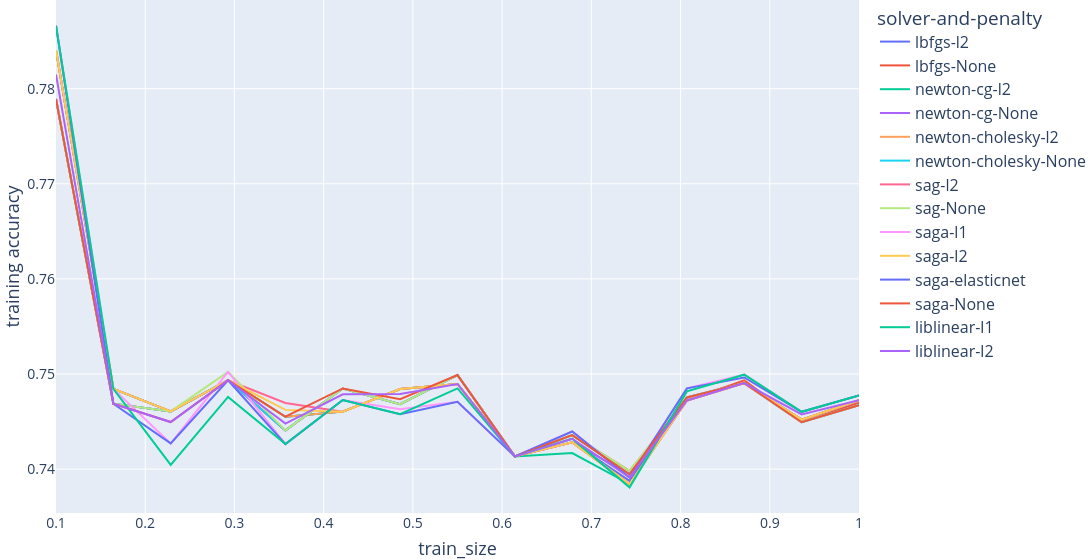
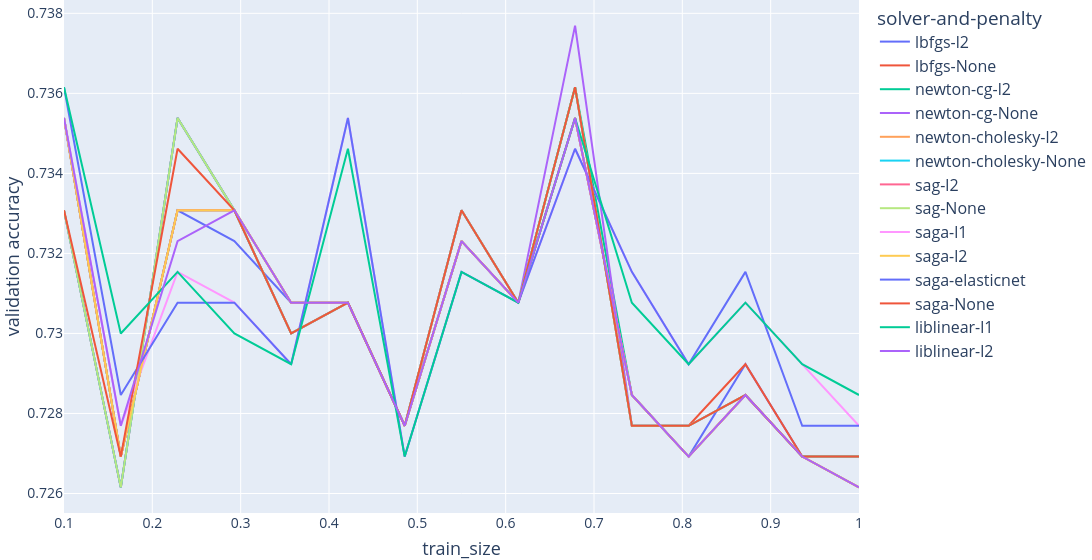

The notebook cell these images were saved under, in order:
### Code cell
models = [
    LogisticRegression(solver='lbfgs', penalty='l2', max_iter = 100, random_state = seed),
    LogisticRegression(solver='lbfgs', penalty=None, max_iter = 100, random_state = seed),

    LogisticRegression(solver='newton-cg', penalty='l2', max_iter = 100, random_state = seed),
    LogisticRegression(solver='newton-cg', penalty=None, max_iter = 100, random_state = seed),

    LogisticRegression(solver='newton-cholesky', penalty='l2', max_iter = 100, random_state = seed),
    LogisticRegression(solver='newton-cholesky', penalty=None, max_iter = 100, random_state = seed),

    LogisticRegression(solver='sag', penalty='l2', max_iter = 100, random_state = seed),
    LogisticRegression(solver='sag', penalty=None, max_iter = 100, random_state = seed),

    LogisticRegression(solver='saga', penalty='l1', max_iter = 100, random_state = seed),
    LogisticRegression(solver='saga', penalty='l2', max_iter = 100, random_state = seed),
    LogisticRegression(solver='saga', penalty='elasticnet', l1_ratio=0.95, max_iter = 100, random_state = seed),
    LogisticRegression(solver='saga', penalty=None, max_iter = 100, random_state = seed),

    LogisticRegression(solver='liblinear', penalty='l1', max_iter = 100, random_state = seed),
    LogisticRegression(solver='liblinear', penalty='l2', max_iter = 100, random_state = seed),
    ]

train_sizes = np.linspace(0.1, 1.0, 15)

with warnings.catch_warnings():
    warnings.simplefilter("ignore", category=ConvergenceWarning)
    warnings.simplefilter("ignore", category=UserWarning)
    warnings.simplefilter("ignore", category=FutureWarning)

    data_size = len(wine_X_tr)
    train_accuracies = []
    val_accuracies = []
    param_value_str = []
    for model in models:
        train_acc_curve = []
        val_acc_curve = []
        np.random.seed(seed)
        for train_size in train_sizes:
            indices = np.random.choice(
                data_size, int(train_size * data_size), replace=False
            )
            wine_X_tr_batch = wine_X_tr[indices]
            wine_y_tr_batch = wine_y_tr.iloc[indices]
            model.fit(wine_X_tr_batch, wine_y_tr_batch)
            train_acc_curve.append(
                (train_size, model.score(wine_X_tr_batch, wine_y_tr_batch))
            )
            val_acc_curve.append((train_size, model.score(wine_X_val, wine_y_val)))
        param_value_str.append(str(model.__getattribute__("solver")) + "-" + str(model.__getattribute__("penalty")))
        train_accuracies.append(train_acc_curve)
        val_accuracies.append(val_acc_curve)

    plot_curves(
        train_accuracies,
        param_value_str,
        "train_size",
        "training accuracy",
        "solver-and-penalty",
        f"train_{"solver-and-penalty"}",
    )
    plot_curves(
        val_accuracies,
        param_value_str,
        "train_size",
        "validation accuracy",
        "solver-and-penalty",
        f"validation_{"solver-and-penalty"}",
    )

### Figure 1 — Plotly figure (JSON) as saved in the notebook; plotly's stock layout.template omitted (floating-point values rounded to 4 significant figures)
{"data": [{"hovertemplate": "solver-and-penalty=lbfgs-l2<br>train_size=%{x}<br>training accuracy=%{y}<extra></extra>", "legendgroup": "lbfgs-l2", "line": {"color": "#636efa", "dash": "solid"}, "marker": {"symbol": "circle"}, "mode": "lines", "name": "lbfgs-l2", "orientation": "v", "showlegend": true, "type": "scatter", "x": [0.1, 0.1643, 0.2286, 0.2929, 0.3571, 0.4214, 0.4857, 0.55, 0.6143, 0.6786, 0.7429, 0.8071, 0.8714, 0.9357, 1.0], "xaxis": "x", "y": [0.7841, 0.7484, 0.7461, 0.7493, 0.7455, 0.746, 0.7484, 0.749, 0.7413, 0.7428, 0.7388, 0.7475, 0.749, 0.7452, 0.7472], "yaxis": "y"}, {"hovertemplate": "solver-and-penalty=lbfgs-None<br>train_size=%{x}<br>training accuracy=%{y}<extra></extra>", "legendgroup": "lbfgs-None", "line": {"color": "#EF553B", "dash": "solid"}, "marker": {"symbol": "circle"}, "mode": "lines", "name": "lbfgs-None", "orientation": "v", "showlegend": true, "type": "scatter", "x": [0.1, 0.1643, 0.2286, 0.2929, 0.3571, 0.4214, 0.4857, 0.55, 0.6143, 0.6786, 0.7429, 0.8071, 0.8714, 0.9357, 1.0], "xaxis": "x", "y": [0.7789, 0.7469, 0.7461, 0.7493, 0.7441, 0.7485, 0.7468, 0.7499, 0.7413, 0.7436, 0.7398, 0.7472, 0.7493, 0.7449, 0.747], "yaxis": "y"}, {"hovertemplate": "solver-and-penalty=newton-cg-l2<br>train_size=%{x}<br>training accuracy=%{y}<extra></extra>", "legendgroup": "newton-cg-l2", "line": {"color": "#00cc96", "dash": "solid"}, "marker": {"symbol": "circle"}, "mode": "lines", "name": "newton-cg-l2", "orientation": "v", "showlegend": true, "type": "scatter", "x": [0.1, 0.1643, 0.2286, 0.2929, 0.3571, 0.4214, 0.4857, 0.55, 0.6143, 0.6786, 0.7429, 0.8071, 0.8714, 0.9357, 1.0], "xaxis": "x", "y": [0.7841, 0.7484, 0.7461, 0.7493, 0.7455, 0.746, 0.7484, 0.749, 0.7413, 0.7417, 0.7384, 0.7472, 0.749, 0.7452, 0.7472], "yaxis": "y"}, {"hovertemplate": "solver-and-penalty=newton-cg-None<br>train_size=%{x}<br>training accuracy=%{y}<extra></extra>", "legendgroup": "newton-cg-None", "line": {"color": "#ab63fa", "dash": "solid"}, "marker": {"symbol": "circle"}, "mode": "lines", "name": "newton-cg-None", "orientation": "v", "showlegend": true, "type": "scatter", "x": [0.1, 0.1643, 0.2286, 0.2929, 0.3571, 0.4214, 0.4857, 0.55, 0.6143, 0.6786, 0.7429, 0.8071, 0.8714, 0.9357, 1.0], "xaxis": "x", "y": [0.7789, 0.7469, 0.7461, 0.7493, 0.7441, 0.7485, 0.7468, 0.7499, 0.7413, 0.7428, 0.7395, 0.7475, 0.749, 0.7449, 0.7467], "yaxis": "y"}, {"hovertemplate": "solver-and-penalty=newton-cholesky-l2<br>train_size=%{x}<br>training accuracy=%{y}<extra></extra>", "legendgroup": "newton-cholesky-l2", "line": {"color": "#FFA15A", "dash": "solid"}, "marker": {"symbol": "circle"}, "mode": "lines", "name": "newton-cholesky-l2", "orientation": "v", "showlegend": true, "type": "scatter", "x": [0.1, 0.1643, 0.2286, 0.2929, 0.3571, 0.4214, 0.4857, 0.55, 0.6143, 0.6786, 0.7429, 0.8071, 0.8714, 0.9357, 1.0], "xaxis": "x", "y": [0.7841, 0.7484, 0.7461, 0.7493, 0.7455, 0.746, 0.7484, 0.749, 0.7413, 0.7428, 0.7384, 0.7472, 0.749, 0.7452, 0.7472], "yaxis": "y"}, {"hovertemplate": "solver-and-penalty=newton-cholesky-None<br>train_size=%{x}<br>training accuracy=%{y}<extra></extra>", "legendgroup": "newton-cholesky-None", "line": {"color": "#19d3f3", "dash": "solid"}, "marker": {"symbol": "circle"}, "mode": "lines", "name": "newton-cholesky-None", "orientation": "v", "showlegend": true, "type": "scatter", "x": [0.1, 0.1643, 0.2286, 0.2929, 0.3571, 0.4214, 0.4857, 0.55, 0.6143, 0.6786, 0.7429, 0.8071, 0.8714, 0.9357, 1.0], "xaxis": "x", "y": [0.7789, 0.7469, 0.7461, 0.7493, 0.7441, 0.7485, 0.7468, 0.7499, 0.7413, 0.7436, 0.7395, 0.7475, 0.749, 0.7449, 0.7467], "yaxis": "y"}, {"hovertemplate": "solver-and-penalty=sag-l2<br>train_size=%{x}<br>training accuracy=%{y}<extra></extra>", "legendgroup": "sag-l2", "line": {"color": "#FF6692", "dash": "solid"}, "marker": {"symbol": "circle"}, "mode": "lines", "name": "sag-l2", "orientation": "v", "showlegend": true, "type": "scatter", "x": [0.1, 0.1643, 0.2286, 0.2929, 0.3571, 0.4214, 0.4857, 0.55, 0.6143, 0.6786, 0.7429, 0.8071, 0.8714, 0.9357, 1.0], "xaxis": "x", "y": [0.7841, 0.7484, 0.7461, 0.7493, 0.7469, 0.746, 0.7484, 0.749, 0.7413, 0.7428, 0.7384, 0.7472, 0.749, 0.7452, 0.7472], "yaxis": "y"}, {"hovertemplate": "solver-and-penalty=sag-None<br>train_size=%{x}<br>training accuracy=%{y}<extra></extra>", "legendgroup": "sag-None", "line": {"color": "#B6E880", "dash": "solid"}, "marker": {"symbol": "circle"}, "mode": "lines", "name": "sag-None", "orientation": "v", "showlegend": true, "type": "scatter", "x": [0.1, 0.1643, 0.2286, 0.2929, 0.3571, 0.4214, 0.4857, 0.55, 0.6143, 0.6786, 0.7429, 0.8071, 0.8714, 0.9357, 1.0], "xaxis": "x", "y": [0.7789, 0.7469, 0.7461, 0.7502, 0.7441, 0.7485, 0.7468, 0.7499, 0.7413, 0.7436, 0.7398, 0.7475, 0.749, 0.7449, 0.7467], "yaxis": "y"}, {"hovertemplate": "solver-and-penalty=saga-l1<br>train_size=%{x}<br>training accuracy=%{y}<extra></extra>", "legendgroup": "saga-l1", "line": {"color": "#FF97FF", "dash": "solid"}, "marker": {"symbol": "circle"}, "mode": "lines", "name": "saga-l1", "orientation": "v", "showlegend": true, "type": "scatter", "x": [0.1, 0.1643, 0.2286, 0.2929, 0.3571, 0.4214, 0.4857, 0.55, 0.6143, 0.6786, 0.7429, 0.8071, 0.8714, 0.9357, 1.0], "xaxis": "x", "y": [0.7866, 0.7484, 0.7427, 0.7502, 0.7426, 0.7473, 0.7463, 0.7471, 0.7413, 0.7439, 0.7391, 0.7485, 0.7499, 0.746, 0.7478], "yaxis": "y"}, {"hovertemplate": "solver-and-penalty=saga-l2<br>train_size=%{x}<br>training accuracy=%{y}<extra></extra>", "legendgroup": "saga-l2", "line": {"color": "#FECB52", "dash": "solid"}, "marker": {"symbol": "circle"}, "mode": "lines", "name": "saga-l2", "orientation": "v", "showlegend": true, "type": "scatter", "x": [0.1, 0.1643, 0.2286, 0.2929, 0.3571, 0.4214, 0.4857, 0.55, 0.6143, 0.6786, 0.7429, 0.8071, 0.8714, 0.9357, 1.0], "xaxis": "x", "y": [0.7841, 0.7484, 0.7461, 0.7493, 0.7462, 0.746, 0.7484, 0.749, 0.7413, 0.7428, 0.7384, 0.7472, 0.749, 0.7452, 0.7472], "yaxis": "y"}, {"hovertemplate": "solver-and-penalty=saga-elasticnet<br>train_size=%{x}<br>training accuracy=%{y}<extra></extra>", "legendgroup": "saga-elasticnet", "line": {"color": "#636efa", "dash": "solid"}, "marker": {"symbol": "circle"}, "mode": "lines", "name": "saga-elasticnet", "orientation": "v", "showlegend": true, "type": "scatter", "x": [0.1, 0.1643, 0.2286, 0.2929, 0.3571, 0.4214, 0.4857, 0.55, 0.6143, 0.6786, 0.7429, 0.8071, 0.8714, 0.9357, 1.0], "xaxis": "x", "y": [0.7866, 0.7469, 0.7427, 0.7493, 0.7426, 0.7473, 0.7458, 0.7471, 0.7413, 0.7439, 0.7391, 0.7485, 0.7496, 0.746, 0.7478], "yaxis": "y"}, {"hovertemplate": "solver-and-penalty=saga-None<br>train_size=%{x}<br>training accuracy=%{y}<extra></extra>", "legendgroup": "saga-None", "line": {"color": "#EF553B", "dash": "solid"}, "marker": {"symbol": "circle"}, "mode": "lines", "name": "saga-None", "orientation": "v", "showlegend": true, "type": "scatter", "x": [0.1, 0.1643, 0.2286, 0.2929, 0.3571, 0.4214, 0.4857, 0.55, 0.6143, 0.6786, 0.7429, 0.8071, 0.8714, 0.9357, 1.0], "xaxis": "x", "y": [0.7789, 0.7469, 0.7449, 0.7493, 0.7455, 0.7485, 0.7474, 0.7499, 0.7413, 0.7436, 0.7395, 0.7475, 0.749, 0.7449, 0.7467], "yaxis": "y"}, {"hovertemplate": "solver-and-penalty=liblinear-l1<br>train_size=%{x}<br>training accuracy=%{y}<extra></extra>", "legendgroup": "liblinear-l1", "line": {"color": "#00cc96", "dash": "solid"}, "marker": {"symbol": "circle"}, "mode": "lines", "name": "liblinear-l1", "orientation": "v", "showlegend": true, "type": "scatter", "x": [0.1, 0.1643, 0.2286, 0.2929, 0.3571, 0.4214, 0.4857, 0.55, 0.6143, 0.6786, 0.7429, 0.8071, 0.8714, 0.9357, 1.0], "xaxis": "x", "y": [0.7866, 0.7484, 0.7404, 0.7476, 0.7426, 0.7473, 0.7458, 0.7485, 0.7413, 0.7432, 0.7381, 0.7482, 0.7499, 0.746, 0.7478], "yaxis": "y"}, {"hovertemplate": "solver-and-penalty=liblinear-l2<br>train_size=%{x}<br>training accuracy=%{y}<extra></extra>", "legendgroup": "liblinear-l2", "line": {"color": "#ab63fa", "dash": "solid"}, "marker": {"symbol": "circle"}, "mode": "lines", "name": "liblinear-l2", "orientation": "v", "showlegend": true, "type": "scatter", "x": [0.1, 0.1643, 0.2286, 0.2929, 0.3571, 0.4214, 0.4857, 0.55, 0.6143, 0.6786, 0.7429, 0.8071, 0.8714, 0.9357, 1.0], "xaxis": "x", "y": [0.7815, 0.7469, 0.7449, 0.7493, 0.7448, 0.7479, 0.7479, 0.749, 0.7413, 0.7432, 0.7391, 0.7472, 0.749, 0.7457, 0.7472], "yaxis": "y"}], "layout": {"font": {"size": 18}, "legend": {"font": {"size": 16}, "title": {"text": "solver-and-penalty"}, "tracegroupgap": 0}, "margin": {"b": 0, "l": 0, "r": 0, "t": 0}, "width": 1200, "xaxis": {"anchor": "y", "domain": [0, 1], "tickfont": {"size": 14}, "title": {"font": {"size": 18}, "text": "train_size"}}, "yaxis": {"anchor": "x", "domain": [0, 1], "tickfont": {"size": 14}, "title": {"font": {"size": 18}, "text": "training accuracy"}}}}

### Figure 2 — Plotly figure (JSON) as saved in the notebook; plotly's stock layout.template omitted (floating-point values rounded to 4 significant figures)
{"data": [{"hovertemplate": "solver-and-penalty=lbfgs-l2<br>train_size=%{x}<br>validation accuracy=%{y}<extra></extra>", "legendgroup": "lbfgs-l2", "line": {"color": "#636efa", "dash": "solid"}, "marker": {"symbol": "circle"}, "mode": "lines", "name": "lbfgs-l2", "orientation": "v", "showlegend": true, "type": "scatter", "x": [0.1, 0.1643, 0.2286, 0.2929, 0.3571, 0.4214, 0.4857, 0.55, 0.6143, 0.6786, 0.7429, 0.8071, 0.8714, 0.9357, 1.0], "xaxis": "x", "y": [0.7354, 0.7269, 0.7331, 0.7323, 0.7308, 0.7308, 0.7277, 0.7323, 0.7308, 0.7354, 0.7285, 0.7269, 0.7292, 0.7269, 0.7269], "yaxis": "y"}, {"hovertemplate": "solver-and-penalty=lbfgs-None<br>train_size=%{x}<br>validation accuracy=%{y}<extra></extra>", "legendgroup": "lbfgs-None", "line": {"color": "#EF553B", "dash": "solid"}, "marker": {"symbol": "circle"}, "mode": "lines", "name": "lbfgs-None", "orientation": "v", "showlegend": true, "type": "scatter", "x": [0.1, 0.1643, 0.2286, 0.2929, 0.3571, 0.4214, 0.4857, 0.55, 0.6143, 0.6786, 0.7429, 0.8071, 0.8714, 0.9357, 1.0], "xaxis": "x", "y": [0.7331, 0.7262, 0.7354, 0.7331, 0.73, 0.7308, 0.7277, 0.7331, 0.7308, 0.7362, 0.7277, 0.7277, 0.7292, 0.7269, 0.7269], "yaxis": "y"}, {"hovertemplate": "solver-and-penalty=newton-cg-l2<br>train_size=%{x}<br>validation accuracy=%{y}<extra></extra>", "legendgroup": "newton-cg-l2", "line": {"color": "#00cc96", "dash": "solid"}, "marker": {"symbol": "circle"}, "mode": "lines", "name": "newton-cg-l2", "orientation": "v", "showlegend": true, "type": "scatter", "x": [0.1, 0.1643, 0.2286, 0.2929, 0.3571, 0.4214, 0.4857, 0.55, 0.6143, 0.6786, 0.7429, 0.8071, 0.8714, 0.9357, 1.0], "xaxis": "x", "y": [0.7354, 0.7269, 0.7331, 0.7331, 0.7308, 0.7308, 0.7277, 0.7323, 0.7308, 0.7362, 0.7285, 0.7269, 0.7285, 0.7269, 0.7262], "yaxis": "y"}, {"hovertemplate": "solver-and-penalty=newton-cg-None<br>train_size=%{x}<br>validation accuracy=%{y}<extra></extra>", "legendgroup": "newton-cg-None", "line": {"color": "#ab63fa", "dash": "solid"}, "marker": {"symbol": "circle"}, "mode": "lines", "name": "newton-cg-None", "orientation": "v", "showlegend": true, "type": "scatter", "x": [0.1, 0.1643, 0.2286, 0.2929, 0.3571, 0.4214, 0.4857, 0.55, 0.6143, 0.6786, 0.7429, 0.8071, 0.8714, 0.9357, 1.0], "xaxis": "x", "y": [0.7331, 0.7262, 0.7354, 0.7331, 0.73, 0.7308, 0.7277, 0.7331, 0.7308, 0.7377, 0.7277, 0.7277, 0.7285, 0.7269, 0.7269], "yaxis": "y"}, {"hovertemplate": "solver-and-penalty=newton-cholesky-l2<br>train_size=%{x}<br>validation accuracy=%{y}<extra></extra>", "legendgroup": "newton-cholesky-l2", "line": {"color": "#FFA15A", "dash": "solid"}, "marker": {"symbol": "circle"}, "mode": "lines", "name": "newton-cholesky-l2", "orientation": "v", "showlegend": true, "type": "scatter", "x": [0.1, 0.1643, 0.2286, 0.2929, 0.3571, 0.4214, 0.4857, 0.55, 0.6143, 0.6786, 0.7429, 0.8071, 0.8714, 0.9357, 1.0], "xaxis": "x", "y": [0.7354, 0.7269, 0.7331, 0.7331, 0.7308, 0.7308, 0.7277, 0.7323, 0.7308, 0.7354, 0.7285, 0.7269, 0.7285, 0.7269, 0.7262], "yaxis": "y"}, {"hovertemplate": "solver-and-penalty=newton-cholesky-None<br>train_size=%{x}<br>validation accuracy=%{y}<extra></extra>", "legendgroup": "newton-cholesky-None", "line": {"color": "#19d3f3", "dash": "solid"}, "marker": {"symbol": "circle"}, "mode": "lines", "name": "newton-cholesky-None", "orientation": "v", "showlegend": true, "type": "scatter", "x": [0.1, 0.1643, 0.2286, 0.2929, 0.3571, 0.4214, 0.4857, 0.55, 0.6143, 0.6786, 0.7429, 0.8071, 0.8714, 0.9357, 1.0], "xaxis": "x", "y": [0.7331, 0.7262, 0.7354, 0.7331, 0.73, 0.7308, 0.7277, 0.7331, 0.7308, 0.7362, 0.7277, 0.7277, 0.7285, 0.7269, 0.7269], "yaxis": "y"}, {"hovertemplate": "solver-and-penalty=sag-l2<br>train_size=%{x}<br>validation accuracy=%{y}<extra></extra>", "legendgroup": "sag-l2", "line": {"color": "#FF6692", "dash": "solid"}, "marker": {"symbol": "circle"}, "mode": "lines", "name": "sag-l2", "orientation": "v", "showlegend": true, "type": "scatter", "x": [0.1, 0.1643, 0.2286, 0.2929, 0.3571, 0.4214, 0.4857, 0.55, 0.6143, 0.6786, 0.7429, 0.8071, 0.8714, 0.9357, 1.0], "xaxis": "x", "y": [0.7354, 0.7269, 0.7331, 0.7331, 0.7308, 0.7308, 0.7277, 0.7323, 0.7308, 0.7354, 0.7285, 0.7269, 0.7285, 0.7269, 0.7262], "yaxis": "y"}, {"hovertemplate": "solver-and-penalty=sag-None<br>train_size=%{x}<br>validation accuracy=%{y}<extra></extra>", "legendgroup": "sag-None", "line": {"color": "#B6E880", "dash": "solid"}, "marker": {"symbol": "circle"}, "mode": "lines", "name": "sag-None", "orientation": "v", "showlegend": true, "type": "scatter", "x": [0.1, 0.1643, 0.2286, 0.2929, 0.3571, 0.4214, 0.4857, 0.55, 0.6143, 0.6786, 0.7429, 0.8071, 0.8714, 0.9357, 1.0], "xaxis": "x", "y": [0.7331, 0.7262, 0.7354, 0.7331, 0.73, 0.7308, 0.7277, 0.7331, 0.7308, 0.7362, 0.7277, 0.7277, 0.7285, 0.7269, 0.7269], "yaxis": "y"}, {"hovertemplate": "solver-and-penalty=saga-l1<br>train_size=%{x}<br>validation accuracy=%{y}<extra></extra>", "legendgroup": "saga-l1", "line": {"color": "#FF97FF", "dash": "solid"}, "marker": {"symbol": "circle"}, "mode": "lines", "name": "saga-l1", "orientation": "v", "showlegend": true, "type": "scatter", "x": [0.1, 0.1643, 0.2286, 0.2929, 0.3571, 0.4214, 0.4857, 0.55, 0.6143, 0.6786, 0.7429, 0.8071, 0.8714, 0.9357, 1.0], "xaxis": "x", "y": [0.7354, 0.7277, 0.7315, 0.7308, 0.7292, 0.7354, 0.7269, 0.7315, 0.7308, 0.7346, 0.7315, 0.7292, 0.7308, 0.7292, 0.7277], "yaxis": "y"}, {"hovertemplate": "solver-and-penalty=saga-l2<br>train_size=%{x}<br>validation accuracy=%{y}<extra></extra>", "legendgroup": "saga-l2", "line": {"color": "#FECB52", "dash": "solid"}, "marker": {"symbol": "circle"}, "mode": "lines", "name": "saga-l2", "orientation": "v", "showlegend": true, "type": "scatter", "x": [0.1, 0.1643, 0.2286, 0.2929, 0.3571, 0.4214, 0.4857, 0.55, 0.6143, 0.6786, 0.7429, 0.8071, 0.8714, 0.9357, 1.0], "xaxis": "x", "y": [0.7354, 0.7269, 0.7331, 0.7331, 0.7308, 0.7308, 0.7277, 0.7323, 0.7308, 0.7354, 0.7285, 0.7269, 0.7285, 0.7269, 0.7262], "yaxis": "y"}, {"hovertemplate": "solver-and-penalty=saga-elasticnet<br>train_size=%{x}<br>validation accuracy=%{y}<extra></extra>", "legendgroup": "saga-elasticnet", "line": {"color": "#636efa", "dash": "solid"}, "marker": {"symbol": "circle"}, "mode": "lines", "name": "saga-elasticnet", "orientation": "v", "showlegend": true, "type": "scatter", "x": [0.1, 0.1643, 0.2286, 0.2929, 0.3571, 0.4214, 0.4857, 0.55, 0.6143, 0.6786, 0.7429, 0.8071, 0.8714, 0.9357, 1.0], "xaxis": "x", "y": [0.7362, 0.7285, 0.7308, 0.7308, 0.7292, 0.7354, 0.7269, 0.7315, 0.7308, 0.7346, 0.7315, 0.7292, 0.7315, 0.7277, 0.7277], "yaxis": "y"}, {"hovertemplate": "solver-and-penalty=saga-None<br>train_size=%{x}<br>validation accuracy=%{y}<extra></extra>", "legendgroup": "saga-None", "line": {"color": "#EF553B", "dash": "solid"}, "marker": {"symbol": "circle"}, "mode": "lines", "name": "saga-None", "orientation": "v", "showlegend": true, "type": "scatter", "x": [0.1, 0.1643, 0.2286, 0.2929, 0.3571, 0.4214, 0.4857, 0.55, 0.6143, 0.6786, 0.7429, 0.8071, 0.8714, 0.9357, 1.0], "xaxis": "x", "y": [0.7331, 0.7269, 0.7346, 0.7331, 0.73, 0.7308, 0.7277, 0.7331, 0.7308, 0.7362, 0.7277, 0.7277, 0.7285, 0.7269, 0.7269], "yaxis": "y"}, {"hovertemplate": "solver-and-penalty=liblinear-l1<br>train_size=%{x}<br>validation accuracy=%{y}<extra></extra>", "legendgroup": "liblinear-l1", "line": {"color": "#00cc96", "dash": "solid"}, "marker": {"symbol": "circle"}, "mode": "lines", "name": "liblinear-l1", "orientation": "v", "showlegend": true, "type": "scatter", "x": [0.1, 0.1643, 0.2286, 0.2929, 0.3571, 0.4214, 0.4857, 0.55, 0.6143, 0.6786, 0.7429, 0.8071, 0.8714, 0.9357, 1.0], "xaxis": "x", "y": [0.7362, 0.73, 0.7315, 0.73, 0.7292, 0.7346, 0.7269, 0.7315, 0.7308, 0.7354, 0.7308, 0.7292, 0.7308, 0.7292, 0.7285], "yaxis": "y"}, {"hovertemplate": "solver-and-penalty=liblinear-l2<br>train_size=%{x}<br>validation accuracy=%{y}<extra></extra>", "legendgroup": "liblinear-l2", "line": {"color": "#ab63fa", "dash": "solid"}, "marker": {"symbol": "circle"}, "mode": "lines", "name": "liblinear-l2", "orientation": "v", "showlegend": true, "type": "scatter", "x": [0.1, 0.1643, 0.2286, 0.2929, 0.3571, 0.4214, 0.4857, 0.55, 0.6143, 0.6786, 0.7429, 0.8071, 0.8714, 0.9357, 1.0], "xaxis": "x", "y": [0.7354, 0.7277, 0.7323, 0.7331, 0.7308, 0.7308, 0.7277, 0.7323, 0.7308, 0.7354, 0.7285, 0.7269, 0.7285, 0.7269, 0.7262], "yaxis": "y"}], "layout": {"font": {"size": 18}, "legend": {"font": {"size": 16}, "title": {"text": "solver-and-penalty"}, "tracegroupgap": 0}, "margin": {"b": 0, "l": 0, "r": 0, "t": 0}, "width": 1200, "xaxis": {"anchor": "y", "domain": [0, 1], "tickfont": {"size": 14}, "title": {"font": {"size": 18}, "text": "train_size"}}, "yaxis": {"anchor": "x", "domain": [0, 1], "tickfont": {"size": 14}, "title": {"font": {"size": 18}, "text": "validation accuracy"}}}}
